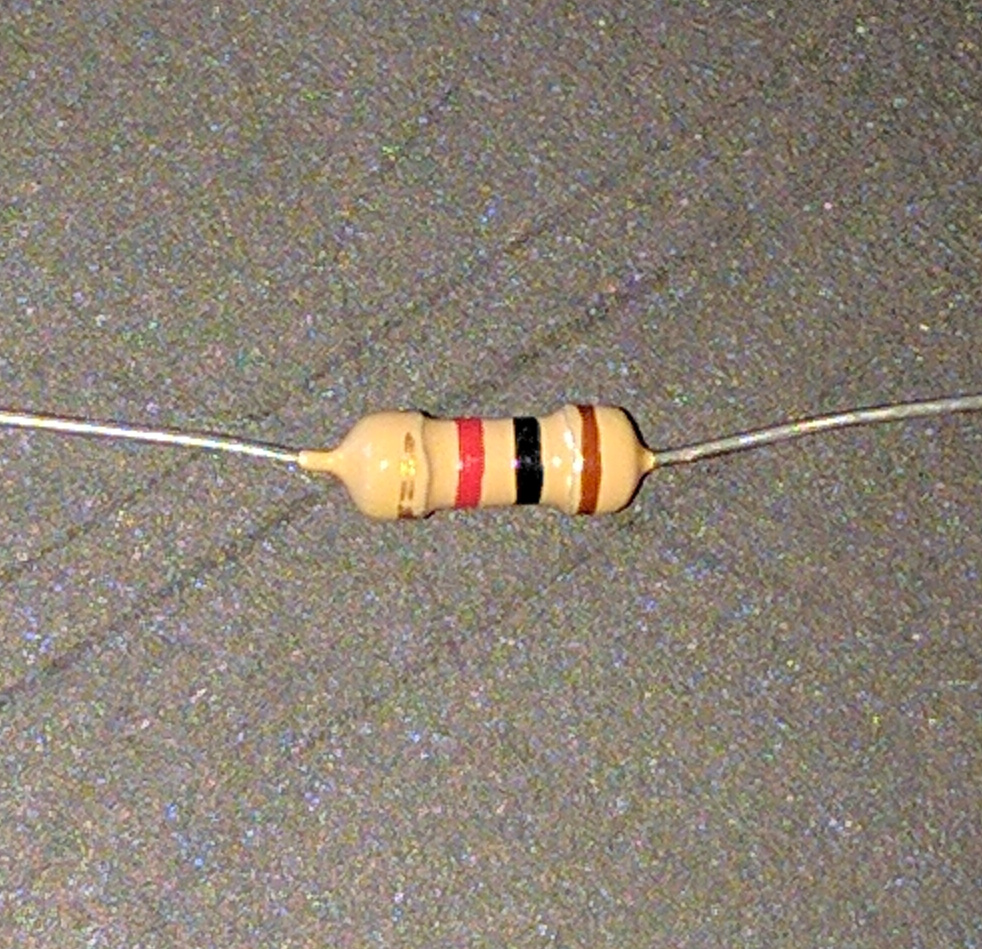
#> input picture src/python/resistor-1-2k.jpg, 982 x 949 px
$ python colortest.py
#> lines starting #> are read from the running program, lines starting #| are printed output that depends on the picture; after the words box and inside, x2 and y2 are one past the last pixel; in counts of white or black regions, pixels touching at a corner belong together
import numpy as np
import cv2

image = cv2.imread("resistor-1-2k.jpg")
#> image is the input picture: shape (949, 982, 3); mean B, G, R 116.8, 128.6, 138.4

red = ([0, 0, 200], [75, 75, 255])
brown = ([0, 50, 160], [75, 110, 210]) #sort of

colors = [brown]

test1 = np.array([[1,2,3],[2,2,3]], dtype="uint8")
test2 = np.array([[1,2,4],[2,4,5]], dtype="uint8")
mask = np.array([1, 0, 0])

for lower, upper in colors:
    lower = np.array(lower, dtype = "uint8")
    upper = np.array(upper, dtype = "uint8")

    mask = cv2.inRange(image, lower, upper)
    output = cv2.bitwise_and(image, image, mask = mask)

    cv2.imshow("images", np.hstack([image, output]))
    cv2.waitKey(0)
#> this loop made 1 pass
#> pass 1, `mask = cv2.inRange(image, lower, upper)`:
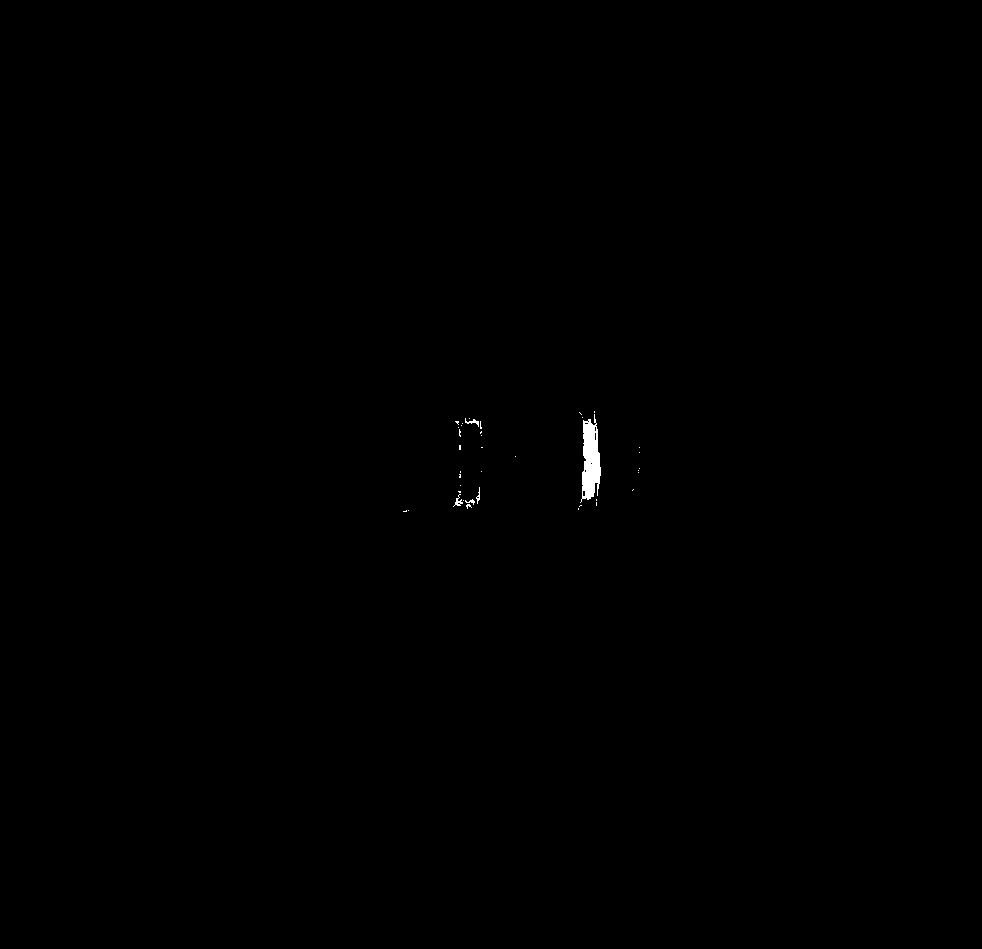
#> mask: shape (949, 982); 0.15% white; 39 white regions (34 under 20 px), largest, box (x1, y1, x2, y2) and area: (580, 414, 601, 503) 1168, (453, 494, 463, 507) 45, (465, 418, 479, 427) 44, (476, 487, 480, 504) 28, (465, 499, 475, 505) 24
#> pass 1, `cv2.imshow("images", np.hstack([image, output]))`:
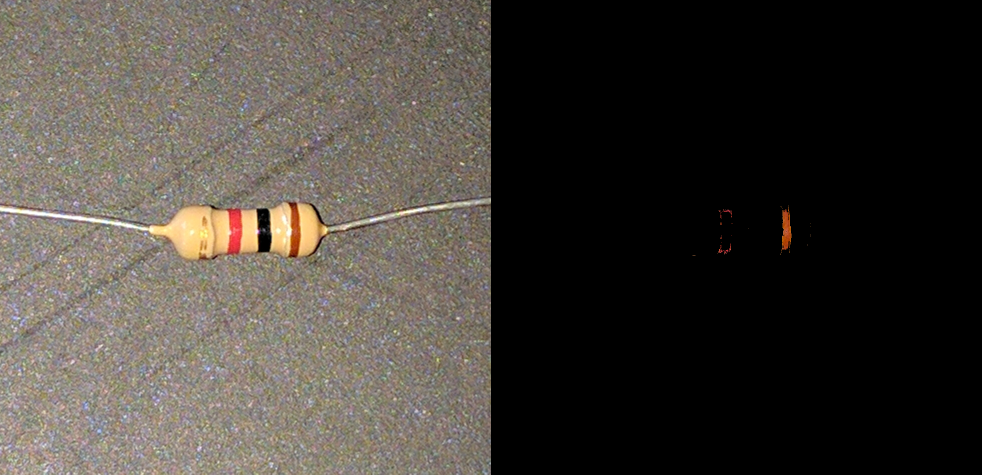
#> window 'images': shape (949, 1964, 3) (shown at 1/2 size); mean B, G, R 58.4, 64.4, 69.3
